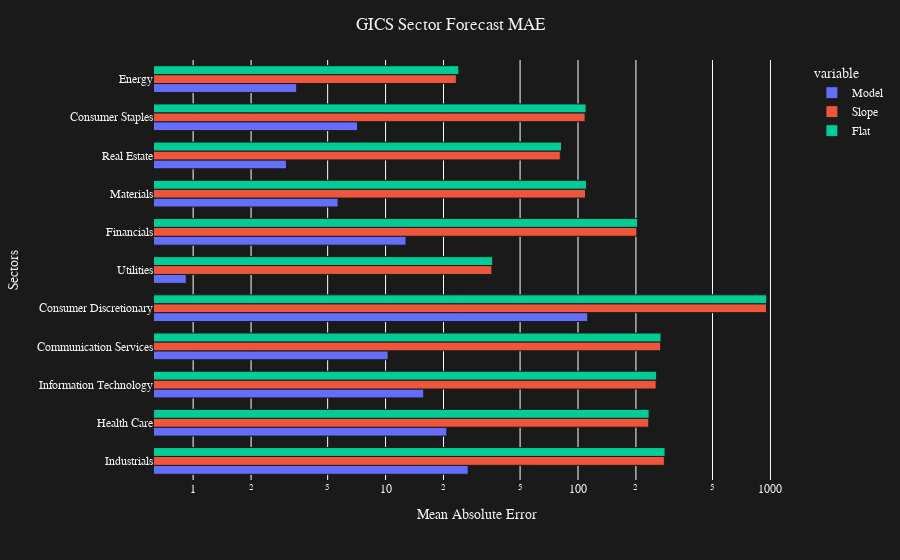

Notebook source saved alongside this figure:
### Code cell
fig = px.bar(df1,barmode='group',orientation='h',log_x=True)
fig.update_layout(
    title='GICS Sector Forecast MAE',
    title_x=.5,
    plot_bgcolor=colors['background'],
    paper_bgcolor=colors['background'],
    font_color=colors['text'],
    font_family='Courier New',
    bargap=.3
    
)
fig.update_xaxes(title={'text':'Mean Absolute Error'})
fig.update_yaxes(title={'text':'Sectors'})
fig.update_traces(marker = dict(
    line = dict(
        color=colors['background'],
        width=1
    )
))

### Figure 1 — Plotly figure (JSON) as saved in the notebook; plotly's stock layout.template omitted (floating-point values rounded to 4 significant figures)
{"data": [{"alignmentgroup": "True", "hovertemplate": "variable=Model<br>value=%{x}<br>index=%{y}<extra></extra>", "legendgroup": "Model", "marker": {"color": "#636efa", "line": {"color": "#1a1a1a", "width": 1}}, "name": "Model", "offsetgroup": "Model", "orientation": "h", "showlegend": true, "textposition": "auto", "type": "bar", "x": [26.86, 20.82, 15.79, 10.31, 112.4, 0.9208, 12.77, 5.666, 3.055, 7.157, 3.452], "xaxis": "x", "y": ["Industrials", "Health Care", "Information Technology", "Communication Services", "Consumer Discretionary", "Utilities", "Financials", "Materials", "Real Estate", "Consumer Staples", "Energy"], "yaxis": "y"}, {"alignmentgroup": "True", "hovertemplate": "variable=Slope<br>value=%{x}<br>index=%{y}<extra></extra>", "legendgroup": "Slope", "marker": {"color": "#EF553B", "line": {"color": "#1a1a1a", "width": 1}}, "name": "Slope", "offsetgroup": "Slope", "orientation": "h", "showlegend": true, "textposition": "auto", "type": "bar", "x": [280.9, 233.3, 254.7, 269.1, 954.1, 35.68, 202.3, 109.4, 80.9, 108.9, 23.33], "xaxis": "x", "y": ["Industrials", "Health Care", "Information Technology", "Communication Services", "Consumer Discretionary", "Utilities", "Financials", "Materials", "Real Estate", "Consumer Staples", "Energy"], "yaxis": "y"}, {"alignmentgroup": "True", "hovertemplate": "variable=Flat<br>value=%{x}<br>index=%{y}<extra></extra>", "legendgroup": "Flat", "marker": {"color": "#00cc96", "line": {"color": "#1a1a1a", "width": 1}}, "name": "Flat", "offsetgroup": "Flat", "orientation": "h", "showlegend": true, "textposition": "auto", "type": "bar", "x": [283.4, 234.2, 256.4, 270.1, 956.8, 36.02, 204.3, 110.6, 82.11, 110.1, 24.04], "xaxis": "x", "y": ["Industrials", "Health Care", "Information Technology", "Communication Services", "Consumer Discretionary", "Utilities", "Financials", "Materials", "Real Estate", "Consumer Staples", "Energy"], "yaxis": "y"}], "layout": {"bargap": 0.3, "barmode": "group", "font": {"color": "#f2f2f2", "family": "Courier New"}, "legend": {"title": {"text": "variable"}, "tracegroupgap": 0}, "margin": {"t": 60}, "paper_bgcolor": "#1a1a1a", "plot_bgcolor": "#1a1a1a", "title": {"text": "GICS Sector Forecast MAE", "x": 0.5}, "xaxis": {"anchor": "y", "domain": [0, 1], "title": {"text": "Mean Absolute Error"}, "type": "log"}, "yaxis": {"anchor": "x", "domain": [0, 1], "title": {"text": "Sectors"}}}}
